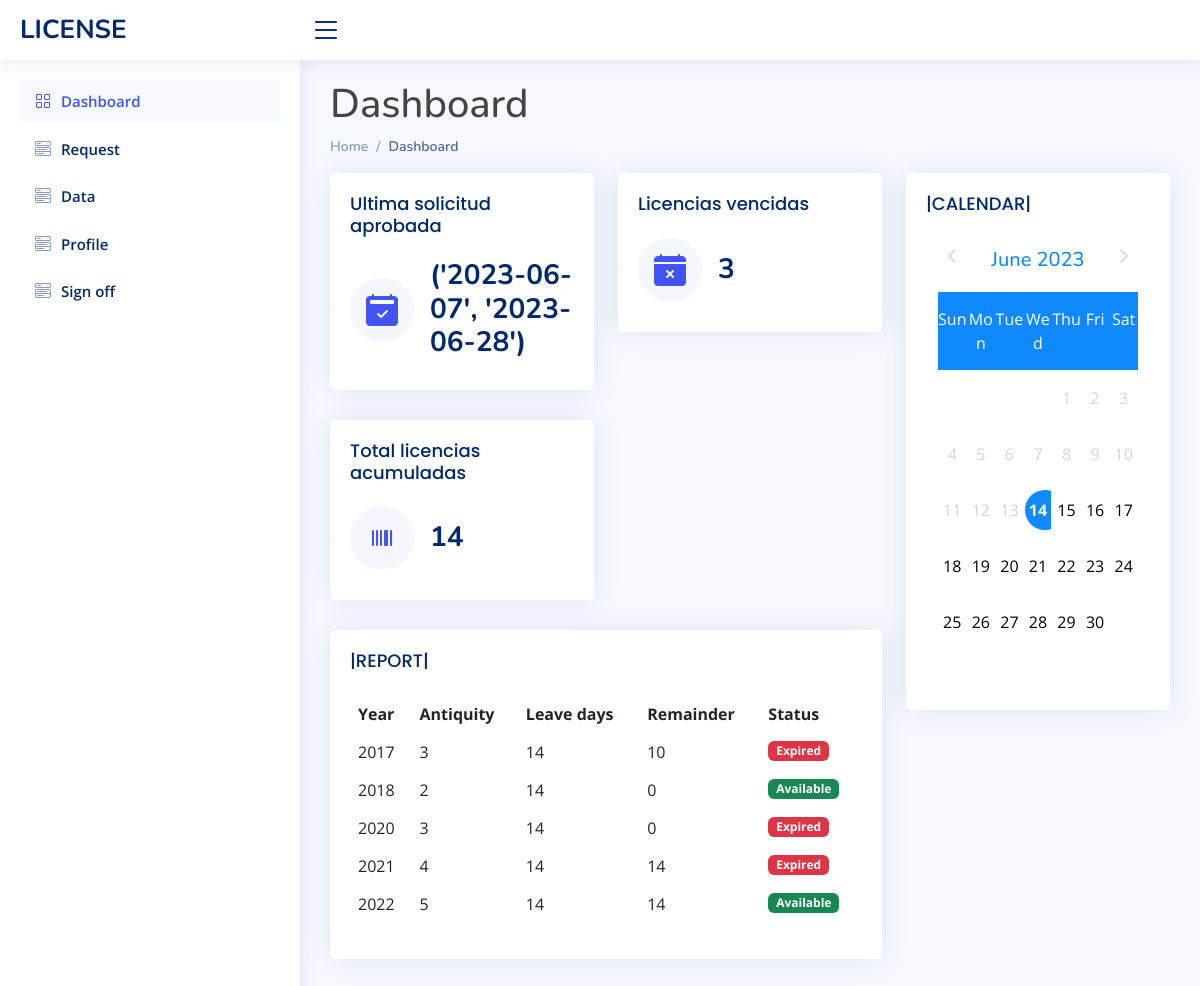
The app's page /dashboard/ (signed in) with its own data.
### employeeDetail/models.py (models this page shows)
class EmployeeDetail(models.Model):
    employee = models.ForeignKey(Employee,on_delete=models.CASCADE)
    antiquity = models.CharField(max_length=15)
    leave_days = models.CharField(max_length=25)
    remainder = models.CharField(max_length=25)
    year = models.CharField(max_length=25)
    created = models.DateField(auto_now_add=True)
    status = models.BooleanField(default=False)

### employee/views.py (the view)
# urls.py: path('dashboard/', emp.dashboard_view, name='dashboard'),
@login_required
def dashboard_view(request):
    employee = request.user.profile.employee
    detail = EmployeeDetail.objects.filter(employee=employee).order_by('year')
    context = {'detail':detail}
    status = EmployeeDetail.objects.filter(employee=employee, status=True).count()
    detail_status ={'status': status}
    context.update(detail_status)
    remainder = EmployeeDetail.objects.filter(employee=employee, status=False).aggregate(total=Sum('remainder'))
    total_remainder ={'remain': remainder}
    context.update(total_remainder)
    license = RequestsLicense.objects.values_list('date_form', 'date_to').filter(employee=employee, status=1).order_by('fecha_actualizacion')[:1]
    ultimate_license = {'license':license}
    context.update(ultimate_license)
    return render (request,'perfil/empleado/dashboard.html',context)

### templates/perfil/empleado/dashboard.html (shortened to what this page needs)
{% extends "base.html" %}
{% block container %}
<h1>Dashboard</h1>
    <nav>
      <ol class="breadcrumb">
        <li class="breadcrumb-item"><a href="index.html">Home</a></li>
        <li class="breadcrumb-item active">Dashboard</li>
      </ol>
    </nav>
<section class="section dashboard">
  <div class="row">
    <div class="col-lg-8">
      <div class="row">
       <div class="col-xxl-4 col-md-6">
        <div class="card info-card sales-card">
          <div class="card-body">
            <h5 class="card-title">Ultima solicitud aprobada</span></h5>
            <div class="d-flex align-items-center">
              <div class="card-icon rounded-circle d-flex align-items-center justify-content-center">
                <i class="bi bi-calendar2-check-fill"></i>
              </div>
              <div class="ps-3">
                {% for lic in license  %}
                  <h6>{{ lic }}</h6>
                {% endfor %}
              </div>
            </div>
          </div>
        </div>
      </div>
       <div class="col-xxl-4 col-md-6">
        <div class="card info-card sales-card">
          <div class="card-body">
            <h5 class="card-title">Licencias vencidas</span></h5>
            <div class="d-flex align-items-center">
              <div class="card-icon rounded-circle d-flex align-items-center justify-content-center">
                <i class="bi bi-calendar-x-fill"></i>
              </div>
              <div class="ps-3">
                <h6>{{ status }}</h6>
              </div>
            </div>
          </div>
        </div>
      </div>
      <div class="col-xxl-4 col-md-6">
        <div class="card info-card sales-card">
          <div class="card-body">
            <h5 class="card-title">Total licencias acumuladas</span></h5>
            <div class="d-flex align-items-center">
              <div class="card-icon rounded-circle d-flex align-items-center justify-content-center">
                <i class="bi bi-upc"></i>
              </div>
              <div class="ps-3">
                <h6>{{ remain.total }}</h6>
              </div>
            </div>
          </div>
        </div>
      </div>
        <div class="col-12">
          <div class="card recent-sales overflow-auto">
            <div class="card-body">
              <h5 class="card-title">|REPORT| </h5>
              <table class="table table-borderless datatable">
                <thead>
                  <tr>
                    <th scope="col">Year</th>
                    <th scope="col">Antiquity</th>
                    <th scope="col">Leave days</th>
                    <th scope="col">Remainder</th>
                    <th scope="col">Status</th>
                  </tr>
                </thead>
                <tbody>
                  {% for d in detail %}
                  <tr>
                  <td>{{d.year}}</td>
                  <td>{{d.antiquity}}</td>
                  <td>{{d.leave_days}}</td>
                  <td>{{d.remainder}} </td>
                  {% if d.status == 1 %}
                      <td><span class="badge bg-danger">Expired</span></td>
                  {% else %}
                      <td><span class="badge bg-success">Available</span></td>
                  {% endif %}
                  </tr>
              {% endfor %}
                </tbody>
              </table>
            </div>
          </div>
        </div>
      </div>
    </div>
    <div class="col-lg-4">
      <div class="card">
        <div class="card-body">
          <h5 class="card-title">|CALENDAR|</span></h5>
          <div class="container">
            <div class="row">
              <div class="col-md-12">
                <div class="calendar calendar-first" id="calendar_first">
                  <div class="calendar_header">
                      <button class="switch-month switch-left"> <i class="fa fa-chevron-left"></i></button>
                       <h2></h2>
                      <button class="switch-month switch-right"> <i class="fa fa-chevron-right"></i></button>
                  </div>
                  <div class="calendar_weekdays"></div>
                  <div class="calendar_content"></div>
                </div>
              </div>
            </div>
          </div>
        </div>
      </div>
    </div>
  </div>
</section>
{% endblock %}

### static/NiceAdmin/assets/css/style.css (style rules this page uses)
:root { scroll-behavior: smooth; }
body { font-family: "Open Sans", sans-serif; background: #f6f9ff; color: #444444; }
a { color: #4154f1; text-decoration: none; }
h1, h2, h3, h4, h5, h6 { font-family: "Nunito", sans-serif; }
.card { margin-bottom: 30px; border: none; border-radius: 5px; box-shadow: 0px 0 30px rgba(1, 41, 112, 0.1); }
.card-title { padding: 20px 0 15px 0; font-size: 18px; font-weight: 500; color: #012970; font-family: "Poppins", sans-serif; }
.card-body { padding: 0 20px 20px 20px; }
.breadcrumb { font-size: 14px; font-family: "Nunito", sans-serif; color: #899bbd; font-weight: 600; }
.breadcrumb a { color: #899bbd; transition: 0.3s; }
.breadcrumb .breadcrumb-item::before { color: #899bbd; }
.breadcrumb .active { color: #51678f; font-weight: 600; }
.dashboard .info-card { padding-bottom: 10px; }
.dashboard .info-card h6 { font-size: 28px; color: #012970; font-weight: 700; margin: 0; padding: 0; }
.dashboard .card-icon { font-size: 32px; line-height: 0; width: 64px; height: 64px; flex-shrink: 0; flex-grow: 0; }
.dashboard .sales-card .card-icon { color: #4154f1; background: #f6f6fe; }
.dashboard .recent-sales { font-size: 14px; }
.dashboard .recent-sales .table thead { background: #f6f6fe; }
.dashboard .recent-sales .table thead th { border: 0; }

### records on screen
EmployeeDetail: year "2017", antiquity "3", leave_days "14", remainder "10", status "Expired"
EmployeeDetail: year "2018", antiquity "2", leave_days "14", remainder "0", status "Available"
EmployeeDetail: year "2020", antiquity "3", leave_days "14", remainder "0", status "Expired"
EmployeeDetail: year "2021", antiquity "4", leave_days "14", remainder "14", status "Expired"
EmployeeDetail: year "2022", antiquity "5", leave_days "14", remainder "14", status "Available"

### other values on screen
{{ lic }} "('2023-06-07', '2023-06-28')"
{{ status }} "3"
{{ remain.total }} "14"
